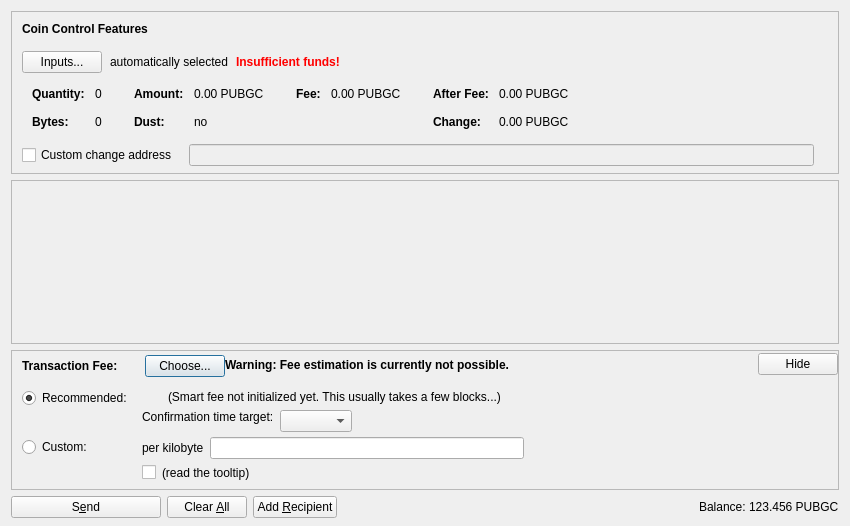
<?xml version="1.0" encoding="UTF-8"?>
<ui version="4.0">
 <class>SendCoinsDialog</class>
 <widget class="QDialog" name="SendCoinsDialog">
  <property name="geometry">
   <rect>
    <x>0</x>
    <y>0</y>
    <width>850</width>
    <height>526</height>
   </rect>
  </property>
  <property name="windowTitle">
   <string>Send Coins</string>
  </property>
  <layout class="QVBoxLayout" name="verticalLayout" stretch="0,1,0,0">
   <property name="bottomMargin">
    <number>8</number>
   </property>
   <item>
    <widget class="QFrame" name="frameCoinControl">
     <property name="sizePolicy">
      <sizepolicy hsizetype="Expanding" vsizetype="Expanding">
       <horstretch>0</horstretch>
       <verstretch>0</verstretch>
      </sizepolicy>
     </property>
     <property name="maximumSize">
      <size>
       <width>16777215</width>
       <height>16777215</height>
      </size>
     </property>
     <property name="frameShape">
      <enum>QFrame::StyledPanel</enum>
     </property>
     <property name="frameShadow">
      <enum>QFrame::Sunken</enum>
     </property>
     <layout class="QVBoxLayout" name="verticalLayoutCoinControl2">
      <property name="spacing">
       <number>0</number>
      </property>
      <property name="leftMargin">
       <number>0</number>
      </property>
      <property name="topMargin">
       <number>0</number>
      </property>
      <property name="rightMargin">
       <number>0</number>
      </property>
      <property name="bottomMargin">
       <number>6</number>
      </property>
      <item>
       <layout class="QVBoxLayout" name="verticalLayoutCoinControl" stretch="0,0,0,0,1">
        <property name="spacing">
         <number>0</number>
        </property>
        <property name="leftMargin">
         <number>10</number>
        </property>
        <property name="topMargin">
         <number>10</number>
        </property>
        <item>
         <layout class="QHBoxLayout" name="horizontalLayoutCoinControl1">
          <property name="bottomMargin">
           <number>15</number>
          </property>
          <item>
           <widget class="QLabel" name="labelCoinControlFeatures">
            <property name="sizePolicy">
             <sizepolicy hsizetype="Preferred" vsizetype="Maximum">
              <horstretch>0</horstretch>
              <verstretch>0</verstretch>
             </sizepolicy>
            </property>
            <property name="font">
             <font>
              <weight>75</weight>
              <bold>true</bold>
             </font>
            </property>
            <property name="styleSheet">
             <string notr="true">font-weight:bold;</string>
            </property>
            <property name="text">
             <string>Coin Control Features</string>
            </property>
           </widget>
          </item>
         </layout>
        </item>
        <item>
         <layout class="QHBoxLayout" name="horizontalLayoutCoinControl2" stretch="0,0,0,0">
          <property name="spacing">
           <number>8</number>
          </property>
          <property name="bottomMargin">
           <number>10</number>
          </property>
          <item>
           <widget class="QPushButton" name="pushButtonCoinControl">
            <property name="styleSheet">
             <string notr="true"/>
            </property>
            <property name="text">
             <string>Inputs...</string>
            </property>
            <property name="autoDefault">
             <bool>false</bool>
            </property>
           </widget>
          </item>
          <item>
           <widget class="QLabel" name="labelCoinControlAutomaticallySelected">
            <property name="text">
             <string>automatically selected</string>
            </property>
            <property name="margin">
             <number>5</number>
            </property>
           </widget>
          </item>
          <item>
           <widget class="QLabel" name="labelCoinControlInsuffFunds">
            <property name="font">
             <font>
              <weight>75</weight>
              <bold>true</bold>
             </font>
            </property>
            <property name="styleSheet">
             <string notr="true">color:red;font-weight:bold;</string>
            </property>
            <property name="text">
             <string>Insufficient funds!</string>
            </property>
            <property name="margin">
             <number>5</number>
            </property>
           </widget>
          </item>
          <item>
           <spacer name="horizontalSpacerCoinControl">
            <property name="orientation">
             <enum>Qt::Horizontal</enum>
            </property>
            <property name="sizeHint" stdset="0">
             <size>
              <width>40</width>
              <height>1</height>
             </size>
            </property>
           </spacer>
          </item>
         </layout>
        </item>
        <item>
         <widget class="QWidget" name="widgetCoinControl" native="true">
          <property name="sizePolicy">
           <sizepolicy hsizetype="Preferred" vsizetype="Preferred">
            <horstretch>0</horstretch>
            <verstretch>0</verstretch>
           </sizepolicy>
          </property>
          <property name="minimumSize">
           <size>
            <width>0</width>
            <height>0</height>
           </size>
          </property>
          <property name="styleSheet">
           <string notr="true"/>
          </property>
          <layout class="QHBoxLayout" name="horizontalLayoutCoinControl5">
           <property name="leftMargin">
            <number>0</number>
           </property>
           <property name="topMargin">
            <number>0</number>
           </property>
           <property name="rightMargin">
            <number>0</number>
           </property>
           <property name="bottomMargin">
            <number>0</number>
           </property>
           <item>
            <layout class="QHBoxLayout" name="horizontalLayoutCoinControl3" stretch="0,0,0,1">
             <property name="spacing">
              <number>20</number>
             </property>
             <property name="topMargin">
              <number>0</number>
             </property>
             <property name="bottomMargin">
              <number>10</number>
             </property>
             <item>
              <layout class="QFormLayout" name="formLayoutCoinControl1">
               <property name="horizontalSpacing">
                <number>10</number>
               </property>
               <property name="verticalSpacing">
                <number>14</number>
               </property>
               <property name="leftMargin">
                <number>10</number>
               </property>
               <property name="topMargin">
                <number>4</number>
               </property>
               <property name="rightMargin">
                <number>6</number>
               </property>
               <item row="0" column="0">
                <widget class="QLabel" name="labelCoinControlQuantityText">
                 <property name="font">
                  <font>
                   <weight>75</weight>
                   <bold>true</bold>
                  </font>
                 </property>
                 <property name="text">
                  <string>Quantity:</string>
                 </property>
                 <property name="margin">
                  <number>0</number>
                 </property>
                </widget>
               </item>
               <item row="0" column="1">
                <widget class="QLabel" name="labelCoinControlQuantity">
                 <property name="cursor">
                  <cursorShape>IBeamCursor</cursorShape>
                 </property>
                 <property name="contextMenuPolicy">
                  <enum>Qt::ActionsContextMenu</enum>
                 </property>
                 <property name="text">
                  <string notr="true">0</string>
                 </property>
                 <property name="margin">
                  <number>0</number>
                 </property>
                 <property name="textInteractionFlags">
                  <set>Qt::LinksAccessibleByMouse|Qt::TextSelectableByKeyboard|Qt::TextSelectableByMouse</set>
                 </property>
                </widget>
               </item>
               <item row="1" column="0">
                <widget class="QLabel" name="labelCoinControlBytesText">
                 <property name="font">
                  <font>
                   <weight>75</weight>
                   <bold>true</bold>
                  </font>
                 </property>
                 <property name="text">
                  <string>Bytes:</string>
                 </property>
                </widget>
               </item>
               <item row="1" column="1">
                <widget class="QLabel" name="labelCoinControlBytes">
                 <property name="cursor">
                  <cursorShape>IBeamCursor</cursorShape>
                 </property>
                 <property name="contextMenuPolicy">
                  <enum>Qt::ActionsContextMenu</enum>
                 </property>
                 <property name="text">
                  <string notr="true">0</string>
                 </property>
                 <property name="textInteractionFlags">
                  <set>Qt::LinksAccessibleByMouse|Qt::TextSelectableByKeyboard|Qt::TextSelectableByMouse</set>
                 </property>
                </widget>
               </item>
              </layout>
             </item>
             <item>
              <layout class="QFormLayout" name="formLayoutCoinControl2">
               <property name="horizontalSpacing">
                <number>10</number>
               </property>
               <property name="verticalSpacing">
                <number>14</number>
               </property>
               <property name="leftMargin">
                <number>6</number>
               </property>
               <property name="topMargin">
                <number>4</number>
               </property>
               <property name="rightMargin">
                <number>6</number>
               </property>
               <item row="0" column="0">
                <widget class="QLabel" name="labelCoinControlAmountText">
                 <property name="font">
                  <font>
                   <weight>75</weight>
                   <bold>true</bold>
                  </font>
                 </property>
                 <property name="text">
                  <string>Amount:</string>
                 </property>
                 <property name="margin">
                  <number>0</number>
                 </property>
                </widget>
               </item>
               <item row="0" column="1">
                <widget class="QLabel" name="labelCoinControlAmount">
                 <property name="cursor">
                  <cursorShape>IBeamCursor</cursorShape>
                 </property>
                 <property name="contextMenuPolicy">
                  <enum>Qt::ActionsContextMenu</enum>
                 </property>
                 <property name="text">
                  <string notr="true">0.00 PUBGC</string>
                 </property>
                 <property name="textInteractionFlags">
                  <set>Qt::LinksAccessibleByMouse|Qt::TextSelectableByKeyboard|Qt::TextSelectableByMouse</set>
                 </property>
                </widget>
               </item>
               <item row="1" column="0">
                <widget class="QLabel" name="labelCoinControlLowOutputText">
                 <property name="font">
                  <font>
                   <weight>75</weight>
                   <bold>true</bold>
                  </font>
                 </property>
                 <property name="text">
                  <string>Dust:</string>
                 </property>
                </widget>
               </item>
               <item row="1" column="1">
                <widget class="QLabel" name="labelCoinControlLowOutput">
                 <property name="cursor">
                  <cursorShape>IBeamCursor</cursorShape>
                 </property>
                 <property name="contextMenuPolicy">
                  <enum>Qt::ActionsContextMenu</enum>
                 </property>
                 <property name="text">
                  <string notr="true">no</string>
                 </property>
                 <property name="textInteractionFlags">
                  <set>Qt::LinksAccessibleByMouse|Qt::TextSelectableByKeyboard|Qt::TextSelectableByMouse</set>
                 </property>
                </widget>
               </item>
              </layout>
             </item>
             <item>
              <layout class="QFormLayout" name="formLayoutCoinControl3">
               <property name="horizontalSpacing">
                <number>10</number>
               </property>
               <property name="verticalSpacing">
                <number>14</number>
               </property>
               <property name="leftMargin">
                <number>6</number>
               </property>
               <property name="topMargin">
                <number>4</number>
               </property>
               <property name="rightMargin">
                <number>6</number>
               </property>
               <item row="0" column="0">
                <widget class="QLabel" name="labelCoinControlFeeText">
                 <property name="font">
                  <font>
                   <weight>75</weight>
                   <bold>true</bold>
                  </font>
                 </property>
                 <property name="text">
                  <string>Fee:</string>
                 </property>
                 <property name="margin">
                  <number>0</number>
                 </property>
                </widget>
               </item>
               <item row="0" column="1">
                <widget class="QLabel" name="labelCoinControlFee">
                 <property name="cursor">
                  <cursorShape>IBeamCursor</cursorShape>
                 </property>
                 <property name="contextMenuPolicy">
                  <enum>Qt::ActionsContextMenu</enum>
                 </property>
                 <property name="text">
                  <string notr="true">0.00 PUBGC</string>
                 </property>
                 <property name="textInteractionFlags">
                  <set>Qt::LinksAccessibleByMouse|Qt::TextSelectableByKeyboard|Qt::TextSelectableByMouse</set>
                 </property>
                </widget>
               </item>
              </layout>
             </item>
             <item>
              <layout class="QFormLayout" name="formLayoutCoinControl4">
               <property name="horizontalSpacing">
                <number>10</number>
               </property>
               <property name="verticalSpacing">
                <number>14</number>
               </property>
               <property name="leftMargin">
                <number>6</number>
               </property>
               <property name="topMargin">
                <number>4</number>
               </property>
               <property name="rightMargin">
                <number>6</number>
               </property>
               <item row="0" column="0">
                <widget class="QLabel" name="labelCoinControlAfterFeeText">
                 <property name="font">
                  <font>
                   <weight>75</weight>
                   <bold>true</bold>
                  </font>
                 </property>
                 <property name="text">
                  <string>After Fee:</string>
                 </property>
                 <property name="margin">
                  <number>0</number>
                 </property>
                </widget>
               </item>
               <item row="0" column="1">
                <widget class="QLabel" name="labelCoinControlAfterFee">
                 <property name="cursor">
                  <cursorShape>IBeamCursor</cursorShape>
                 </property>
                 <property name="contextMenuPolicy">
                  <enum>Qt::ActionsContextMenu</enum>
                 </property>
                 <property name="text">
                  <string notr="true">0.00 PUBGC</string>
                 </property>
                 <property name="textInteractionFlags">
                  <set>Qt::LinksAccessibleByMouse|Qt::TextSelectableByKeyboard|Qt::TextSelectableByMouse</set>
                 </property>
                </widget>
               </item>
               <item row="1" column="0">
                <widget class="QLabel" name="labelCoinControlChangeText">
                 <property name="font">
                  <font>
                   <weight>75</weight>
                   <bold>true</bold>
                  </font>
                 </property>
                 <property name="text">
                  <string>Change:</string>
                 </property>
                </widget>
               </item>
               <item row="1" column="1">
                <widget class="QLabel" name="labelCoinControlChange">
                 <property name="cursor">
                  <cursorShape>IBeamCursor</cursorShape>
                 </property>
                 <property name="contextMenuPolicy">
                  <enum>Qt::ActionsContextMenu</enum>
                 </property>
                 <property name="text">
                  <string notr="true">0.00 PUBGC</string>
                 </property>
                 <property name="textInteractionFlags">
                  <set>Qt::LinksAccessibleByMouse|Qt::TextSelectableByKeyboard|Qt::TextSelectableByMouse</set>
                 </property>
                </widget>
               </item>
              </layout>
             </item>
            </layout>
           </item>
          </layout>
         </widget>
        </item>
        <item>
         <layout class="QHBoxLayout" name="horizontalLayoutCoinControl4" stretch="0,0,0">
          <property name="spacing">
           <number>12</number>
          </property>
          <property name="sizeConstraint">
           <enum>QLayout::SetDefaultConstraint</enum>
          </property>
          <property name="topMargin">
           <number>5</number>
          </property>
          <property name="rightMargin">
           <number>5</number>
          </property>
          <item>
           <widget class="QCheckBox" name="checkBoxCoinControlChange">
            <property name="toolTip">
             <string>If this is activated, but the change address is empty or invalid, change will be sent to a newly generated address.</string>
            </property>
            <property name="text">
             <string>Custom change address</string>
            </property>
           </widget>
          </item>
          <item>
           <widget class="QValidatedLineEdit" name="lineEditCoinControlChange">
            <property name="enabled">
             <bool>false</bool>
            </property>
            <property name="sizePolicy">
             <sizepolicy hsizetype="Expanding" vsizetype="Fixed">
              <horstretch>0</horstretch>
              <verstretch>0</verstretch>
             </sizepolicy>
            </property>
           </widget>
          </item>
          <item>
           <widget class="QLabel" name="labelCoinControlChangeLabel">
            <property name="sizePolicy">
             <sizepolicy hsizetype="Preferred" vsizetype="Expanding">
              <horstretch>0</horstretch>
              <verstretch>0</verstretch>
             </sizepolicy>
            </property>
            <property name="minimumSize">
             <size>
              <width>0</width>
              <height>0</height>
             </size>
            </property>
            <property name="text">
             <string/>
            </property>
            <property name="margin">
             <number>3</number>
            </property>
           </widget>
          </item>
         </layout>
        </item>
        <item>
         <spacer name="verticalSpacerCoinControl">
          <property name="orientation">
           <enum>Qt::Vertical</enum>
          </property>
          <property name="sizeHint" stdset="0">
           <size>
            <width>800</width>
            <height>1</height>
           </size>
          </property>
         </spacer>
        </item>
       </layout>
      </item>
     </layout>
    </widget>
   </item>
   <item>
    <widget class="QScrollArea" name="scrollArea">
     <property name="widgetResizable">
      <bool>true</bool>
     </property>
     <widget class="QWidget" name="scrollAreaWidgetContents">
      <property name="geometry">
       <rect>
        <x>0</x>
        <y>0</y>
        <width>830</width>
        <height>104</height>
       </rect>
      </property>
      <layout class="QVBoxLayout" name="verticalLayout_2" stretch="0,1">
       <property name="leftMargin">
        <number>0</number>
       </property>
       <property name="topMargin">
        <number>0</number>
       </property>
       <property name="rightMargin">
        <number>0</number>
       </property>
       <property name="bottomMargin">
        <number>0</number>
       </property>
       <item>
        <layout class="QVBoxLayout" name="entries">
         <property name="spacing">
          <number>6</number>
         </property>
        </layout>
       </item>
       <item>
        <spacer name="verticalSpacer">
         <property name="orientation">
          <enum>Qt::Vertical</enum>
         </property>
         <property name="sizeHint" stdset="0">
          <size>
           <width>20</width>
           <height>40</height>
          </size>
         </property>
        </spacer>
       </item>
      </layout>
     </widget>
    </widget>
   </item>
   <item>
    <widget class="QFrame" name="frameFee">
     <property name="sizePolicy">
      <sizepolicy hsizetype="Expanding" vsizetype="Expanding">
       <horstretch>0</horstretch>
       <verstretch>0</verstretch>
      </sizepolicy>
     </property>
     <property name="maximumSize">
      <size>
       <width>16777215</width>
       <height>16777215</height>
      </size>
     </property>
     <property name="frameShape">
      <enum>QFrame::StyledPanel</enum>
     </property>
     <property name="frameShadow">
      <enum>QFrame::Sunken</enum>
     </property>
     <layout class="QVBoxLayout" name="verticalLayoutFee1">
      <property name="spacing">
       <number>0</number>
      </property>
      <property name="leftMargin">
       <number>0</number>
      </property>
      <property name="topMargin">
       <number>0</number>
      </property>
      <property name="rightMargin">
       <number>0</number>
      </property>
      <property name="bottomMargin">
       <number>0</number>
      </property>
      <item>
       <layout class="QVBoxLayout" name="verticalLayoutFee2" stretch="0,0,0">
        <property name="spacing">
         <number>0</number>
        </property>
        <property name="leftMargin">
         <number>10</number>
        </property>
        <property name="topMargin">
         <number>0</number>
        </property>
        <item>
         <layout class="QHBoxLayout" name="horizontalLayoutFee1">
          <property name="bottomMargin">
           <number>0</number>
          </property>
          <item>
           <layout class="QVBoxLayout" name="verticalLayoutFee7">
            <property name="spacing">
             <number>0</number>
            </property>
            <item>
             <spacer name="verticalSpacerSmartFee">
              <property name="orientation">
               <enum>Qt::Vertical</enum>
              </property>
              <property name="sizeType">
               <enum>QSizePolicy::Fixed</enum>
              </property>
              <property name="sizeHint" stdset="0">
               <size>
                <width>1</width>
                <height>4</height>
               </size>
              </property>
             </spacer>
            </item>
            <item>
             <layout class="QHBoxLayout" name="horizontalLayoutSmartFee">
              <property name="spacing">
               <number>10</number>
              </property>
              <item>
               <widget class="QLabel" name="labelFeeHeadline">
                <property name="sizePolicy">
                 <sizepolicy hsizetype="Preferred" vsizetype="Maximum">
                  <horstretch>0</horstretch>
                  <verstretch>0</verstretch>
                 </sizepolicy>
                </property>
                <property name="font">
                 <font>
                  <weight>75</weight>
                  <bold>true</bold>
                 </font>
                </property>
                <property name="styleSheet">
                 <string notr="true">font-weight:bold;</string>
                </property>
                <property name="text">
                 <string>Transaction Fee:</string>
                </property>
               </widget>
              </item>
              <item>
               <widget class="QLabel" name="labelFeeMinimized">
                <property name="text">
                 <string/>
                </property>
               </widget>
              </item>
              <item>
               <widget class="QPushButton" name="buttonChooseFee">
                <property name="text">
                 <string>Choose...</string>
                </property>
               </widget>
              </item>
             </layout>
            </item>
            <item>
             <spacer name="verticalSpacer_5">
              <property name="orientation">
               <enum>Qt::Vertical</enum>
              </property>
              <property name="sizeHint" stdset="0">
               <size>
                <width>1</width>
                <height>1</height>
               </size>
              </property>
             </spacer>
            </item>
           </layout>
          </item>
          <item>
           <widget class="QLabel" name="fallbackFeeWarningLabel">
            <property name="toolTip">
             <string>Using the fallbackfee can result in sending a transaction that will take several hours or days (or never) to confirm. Consider choosing your fee manually or wait until you have validated the complete chain.</string>
            </property>
            <property name="font">
            <font>
                <weight>75</weight>
                <bold>true</bold>
            </font>
            </property>
            <property name="text">
             <string>Warning: Fee estimation is currently not possible.</string>
            </property>
            <property name="wordWrap">
             <bool>false</bool>
            </property>
           </widget>
          </item>
          <item>
           <spacer name="horizontalSpacer_4">
            <property name="orientation">
             <enum>Qt::Horizontal</enum>
            </property>
            <property name="sizeType">
             <enum>QSizePolicy::MinimumExpanding</enum>
            </property>
            <property name="sizeHint" stdset="0">
             <size>
              <width>40</width>
              <height>20</height>
             </size>
            </property>
           </spacer>
          </item>
          <item>
           <widget class="QPushButton" name="buttonMinimizeFee">
            <property name="toolTip">
             <string>collapse fee-settings</string>
            </property>
            <property name="text">
             <string>Hide</string>
            </property>
           </widget>
          </item>
         </layout>
        </item>
        <item>
         <widget class="QFrame" name="frameFeeSelection">
          <layout class="QVBoxLayout" name="verticalLayoutFee12">
           <property name="spacing">
            <number>0</number>
           </property>
           <property name="leftMargin">
            <number>0</number>
           </property>
           <property name="topMargin">
            <number>0</number>
           </property>
           <property name="rightMargin">
            <number>0</number>
           </property>
           <property name="bottomMargin">
            <number>0</number>
           </property>
           <item>
            <layout class="QGridLayout" name="gridLayoutFee">
             <property name="topMargin">
              <number>10</number>
             </property>
             <property name="bottomMargin">
              <number>4</number>
             </property>
             <property name="horizontalSpacing">
              <number>10</number>
             </property>
             <property name="verticalSpacing">
              <number>4</number>
             </property>
             <item row="1" column="1">
              <layout class="QVBoxLayout" name="verticalLayoutFee8">
               <property name="spacing">
                <number>6</number>
               </property>
               <item>
                <layout class="QHBoxLayout" name="horizontalLayoutFee13">
                 <item>
                  <widget class="QLabel" name="labelCustomPerKilobyte">
                   <property name="toolTip">
                    <string>If the custom fee is set to 1000 satoshis and the transaction is only 250 bytes, then &quot;per kilobyte&quot; only pays 250 satoshis in fee, while &quot;total at least&quot; pays 1000 satoshis. For transactions bigger than a kilobyte both pay by kilobyte.</string>
                   </property>
                   <property name="text">
                    <string>per kilobyte</string>
                   </property>
                  </widget>
                 </item>
                 <item>
                  <widget class="BitcoinAmountField" name="customFee"/>
                 </item>
                 <item>
                  <spacer name="horizontalSpacer_6">
                   <property name="orientation">
                    <enum>Qt::Horizontal</enum>
                   </property>
                   <property name="sizeHint" stdset="0">
                    <size>
                     <width>1</width>
                     <height>1</height>
                    </size>
                   </property>
                  </spacer>
                 </item>
                </layout>
               </item>
               <item>
                <layout class="QHBoxLayout" name="horizontalLayoutFee8">
                 <item>
                  <widget class="QCheckBox" name="checkBoxMinimumFee">
                   <property name="toolTip">
                    <string>Paying only the minimum fee is just fine as long as there is less transaction volume than space in the blocks. But be aware that this can end up in a never confirming transaction once there is more demand for pubgcoin transactions than the network can process.</string>
                   </property>
                   <property name="text">
                    <string/>
                   </property>
                  </widget>
                 </item>
                 <item>
                  <widget class="QLabel" name="labelMinFeeWarning">
                   <property name="enabled">
                    <bool>true</bool>
                   </property>
                   <property name="toolTip">
                    <string>Paying only the minimum fee is just fine as long as there is less transaction volume than space in the blocks. But be aware that this can end up in a never confirming transaction once there is more demand for pubgcoin transactions than the network can process.</string>
                   </property>
                   <property name="text">
                    <string>(read the tooltip)</string>
                   </property>
                   <property name="margin">
                    <number>5</number>
                   </property>
                  </widget>
                 </item>
                 <item>
                  <spacer name="horizontalSpacer_2">
                   <property name="orientation">
                    <enum>Qt::Horizontal</enum>
                   </property>
                   <property name="sizeHint" stdset="0">
                    <size>
                     <width>1</width>
                     <height>1</height>
                    </size>
                   </property>
                  </spacer>
                 </item>
                </layout>
               </item>
              </layout>
             </item>
             <item row="0" column="0">
              <layout class="QVBoxLayout" name="verticalLayoutFee4" stretch="0,1">
               <item>
                <widget class="QRadioButton" name="radioSmartFee">
                 <property name="text">
                  <string>Recommended:</string>
                 </property>
                 <property name="checked">
                  <bool>true</bool>
                 </property>
                 <attribute name="buttonGroup">
                  <string notr="true">groupFee</string>
                 </attribute>
                </widget>
               </item>
               <item>
                <spacer name="verticalSpacer_2">
                 <property name="orientation">
                  <enum>Qt::Vertical</enum>
                 </property>
                 <property name="sizeHint" stdset="0">
                  <size>
                   <width>1</width>
                   <height>1</height>
                  </size>
                 </property>
                </spacer>
               </item>
              </layout>
             </item>
             <item row="1" column="0">
              <layout class="QVBoxLayout" name="verticalLayoutFee9" stretch="0,1">
               <item>
                <widget class="QRadioButton" name="radioCustomFee">
                 <property name="text">
                  <string>Custom:</string>
                 </property>
                 <attribute name="buttonGroup">
                  <string notr="true">groupFee</string>
                 </attribute>
                </widget>
               </item>
               <item>
                <spacer name="verticalSpacer_6">
                 <property name="orientation">
                  <enum>Qt::Vertical</enum>
                 </property>
                 <property name="sizeHint" stdset="0">
                  <size>
                   <width>1</width>
                   <height>1</height>
                  </size>
                 </property>
                </spacer>
               </item>
              </layout>
             </item>
             <item row="0" column="1">
              <layout class="QVBoxLayout" name="verticalLayoutFee3" stretch="0,0,1">
               <property name="spacing">
                <number>6</number>
               </property>
               <property name="topMargin">
                <number>2</number>
               </property>
               <item>
                <layout class="QHBoxLayout" name="horizontalLayoutFee12">
                 <item>
                  <widget class="QLabel" name="labelSmartFee">
                   <property name="text">
                    <string/>
                   </property>
                   <property name="margin">
                    <number>2</number>
                   </property>
                  </widget>
                 </item>
                 <item>
                  <widget class="QLabel" name="labelFeeEstimation">
                   <property name="text">
                    <string/>
                   </property>
                  </widget>
                 </item>
                 <item>
                  <widget class="QLabel" name="labelSmartFee2">
                   <property name="text">
                    <string>(Smart fee not initialized yet. This usually takes a few blocks...)</string>
                   </property>
                   <property name="margin">
                    <number>2</number>
                   </property>
                  </widget>
                 </item>
                 <item>
                  <spacer name="horizontalSpacer_5">
                   <property name="orientation">
                    <enum>Qt::Horizontal</enum>
                   </property>
                   <property name="sizeHint" stdset="0">
                    <size>
                     <width>1</width>
                     <height>1</height>
                    </size>
                   </property>
                  </spacer>
                 </item>
                </layout>
               </item>
               <item>
                <layout class="QHBoxLayout" name="horizontalLayoutFee9">
                 <item>
                  <layout class="QVBoxLayout" name="verticalLayoutFee6">
                   <item>
                    <widget class="QLabel" name="labelSmartFee3">
                     <property name="text">
                      <string>Confirmation time target:</string>
                     </property>
                     <property name="margin">
                      <number>2</number>
                     </property>
                    </widget>
                   </item>
                   <item>
                    <spacer name="verticalSpacer_3">
                     <property name="orientation">
                      <enum>Qt::Vertical</enum>
                     </property>
                     <property name="sizeHint" stdset="0">
                      <size>
                       <width>1</width>
                       <height>1</height>
                      </size>
                     </property>
                    </spacer>
                   </item>
                  </layout>
                 </item>
                 <item>
                  <layout class="QVBoxLayout" name="verticalLayoutFee5">
                   <property name="rightMargin">
                    <number>30</number>
                   </property>
                   <item>
                    <layout class="QHBoxLayout" name="horizontalLayoutConfTarget">
                     <property name="bottomMargin">
                      <number>0</number>
                     </property>
                     <item>
                      <widget class="QComboBox" name="confTargetSelector"/>
                     </item>
                     <item>
                      <spacer name="horizontalSpacerConfTarget">
                       <property name="orientation">
                        <enum>Qt::Horizontal</enum>
                       </property>
                       <property name="sizeHint" stdset="0">
                        <size>
                         <width>40</width>
                         <height>20</height>
                        </size>
                       </property>
                      </spacer>
                     </item>
                    </layout>
                   </item>
                  </layout>
                 </item>
                </layout>
               </item>
               <item>
                <spacer name="verticalSpacer_4">
                 <property name="orientation">
                  <enum>Qt::Vertical</enum>
                 </property>
                 <property name="sizeHint" stdset="0">
                  <size>
                   <width>1</width>
                   <height>1</height>
                  </size>
                 </property>
                </spacer>
               </item>
              </layout>
             </item>
            </layout>
           </item>
          </layout>
         </widget>
        </item>
        <item>
         <spacer name="verticalSpacerFee">
          <property name="orientation">
           <enum>Qt::Vertical</enum>
          </property>
          <property name="sizeHint" stdset="0">
           <size>
            <width>40</width>
            <height>5</height>
           </size>
          </property>
         </spacer>
        </item>
       </layout>
      </item>
     </layout>
    </widget>
   </item>
   <item>
    <layout class="QHBoxLayout" name="horizontalLayout">
     <item>
      <widget class="QPushButton" name="sendButton">
       <property name="minimumSize">
        <size>
         <width>150</width>
         <height>0</height>
        </size>
       </property>
       <property name="toolTip">
        <string>Confirm the send action</string>
       </property>
       <property name="text">
        <string>S&amp;end</string>
       </property>
       <property name="icon">
        <iconset resource="../bitcoin.qrc">
         <normaloff>:/icons/send</normaloff>:/icons/send</iconset>
       </property>
       <property name="autoDefault">
        <bool>false</bool>
       </property>
       <property name="default">
        <bool>false</bool>
       </property>
      </widget>
     </item>
     <item>
      <widget class="QPushButton" name="clearButton">
       <property name="sizePolicy">
        <sizepolicy hsizetype="Minimum" vsizetype="Fixed">
         <horstretch>0</horstretch>
         <verstretch>0</verstretch>
        </sizepolicy>
       </property>
       <property name="toolTip">
        <string>Clear all fields of the form.</string>
       </property>
       <property name="text">
        <string>Clear &amp;All</string>
       </property>
       <property name="icon">
        <iconset resource="../bitcoin.qrc">
         <normaloff>:/icons/remove</normaloff>:/icons/remove</iconset>
       </property>
       <property name="autoDefault">
        <bool>false</bool>
       </property>
      </widget>
     </item>
     <item>
      <widget class="QPushButton" name="addButton">
       <property name="toolTip">
        <string>Send to multiple recipients at once</string>
       </property>
       <property name="text">
        <string>Add &amp;Recipient</string>
       </property>
       <property name="icon">
        <iconset resource="../bitcoin.qrc">
         <normaloff>:/icons/add</normaloff>:/icons/add</iconset>
       </property>
       <property name="autoDefault">
        <bool>false</bool>
       </property>
      </widget>
     </item>
     <item>
      <spacer name="horizontalSpacer">
       <property name="orientation">
        <enum>Qt::Horizontal</enum>
       </property>
       <property name="sizeHint" stdset="0">
        <size>
         <width>40</width>
         <height>20</height>
        </size>
       </property>
      </spacer>
     </item>
     <item>
      <layout class="QHBoxLayout" name="horizontalLayout_2">
       <property name="spacing">
        <number>3</number>
       </property>
       <item>
        <widget class="QLabel" name="label">
         <property name="sizePolicy">
          <sizepolicy hsizetype="Preferred" vsizetype="Fixed">
           <horstretch>0</horstretch>
           <verstretch>0</verstretch>
          </sizepolicy>
         </property>
         <property name="text">
          <string>Balance:</string>
         </property>
        </widget>
       </item>
       <item>
        <widget class="QLabel" name="labelBalance">
         <property name="sizePolicy">
          <sizepolicy hsizetype="Preferred" vsizetype="Fixed">
           <horstretch>0</horstretch>
           <verstretch>0</verstretch>
          </sizepolicy>
         </property>
         <property name="cursor">
          <cursorShape>IBeamCursor</cursorShape>
         </property>
         <property name="text">
          <string notr="true">123.456 PUBGC</string>
         </property>
         <property name="textInteractionFlags">
          <set>Qt::LinksAccessibleByMouse|Qt::TextSelectableByKeyboard|Qt::TextSelectableByMouse</set>
         </property>
        </widget>
       </item>
      </layout>
     </item>
    </layout>
   </item>
  </layout>
 </widget>
 <customwidgets>
  <customwidget>
   <class>QValidatedLineEdit</class>
   <extends>QLineEdit</extends>
   <header>qvalidatedlineedit.h</header>
  </customwidget>
  <customwidget>
   <class>BitcoinAmountField</class>
   <extends>QLineEdit</extends>
   <header>bitcoinamountfield.h</header>
   <container>1</container>
  </customwidget>
 </customwidgets>
 <resources>
  <include location="../bitcoin.qrc"/>
 </resources>
 <connections/>
 <buttongroups>
  <buttongroup name="groupFee"/>
 </buttongroups>
</ui>
